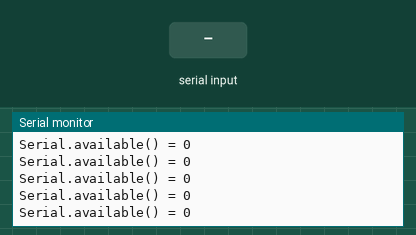
Simulated run of this sketch. Board: Arduino Uno, built with avr-gcc and run on an emulated ATmega328P. On the bench: the last lines printed to the serial monitor. The inputs (shaded band) are chosen by the test bench.

Above: at 1.2 s.
1.3 s: "1" received over Serial
At 2.4 s:
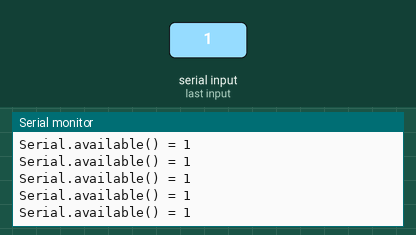
4.3 s: "0" received over Serial
At 4.9 s:
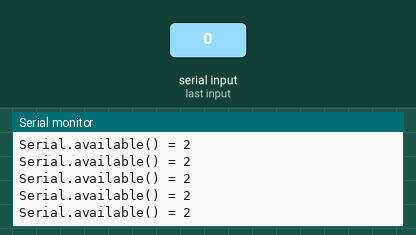
Timing chart, 0 to 5.1 s (numbered marks = the images above; inputs shaded):
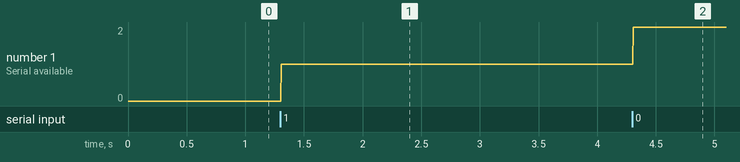

The sketch:

Serial_Basic_Functionality.ino
```cpp
//Serial Test Basic Function


void setup() {
  Serial.begin(115200);
  Serial.println("Serial Connection Ready");

}//end setup

void loop() {
  int avail = Serial.available();
  Serial.print("Serial.available() = ");
  Serial.println(avail);


}//end loop
```

Measured:
- after the input at 1.3 s, the serial monitor: prints a new line at once (image 1)
- after the input at 4.3 s, the serial monitor: prints a new line at once (image 2)
- plotted number 1: 0 → 1 after the input at 1.3 s, 1 → 2 after the input at 4.3 s
